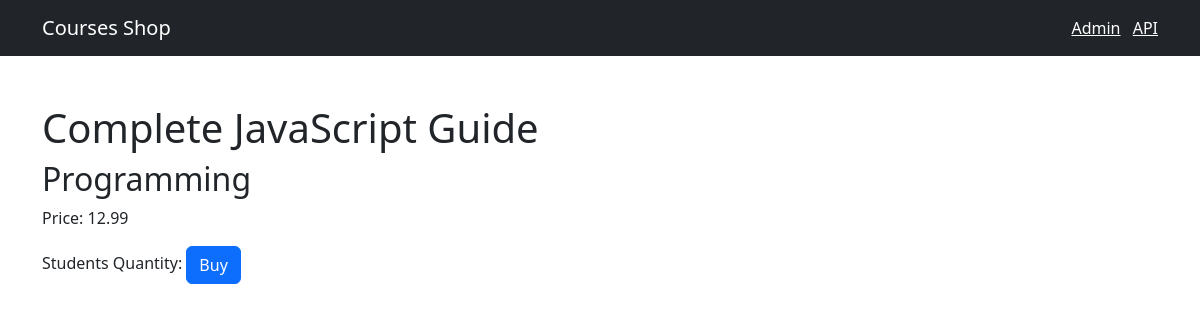
Page /3 on the committed database.
### shop/models.py (models this page shows, shortened)
class Course(models.Model):
    title = models.CharField(max_length=300)
    price = models.FloatField()
    student_qty = models.IntegerField()
    reviews_qty = models.IntegerField()
    category = models.ForeignKey(Category, on_delete=models.CASCADE)
    created_at = models.DateTimeField(default=timezone.now)

class Category(models.Model):
    title = models.CharField(max_length=255)
    created_at = models.DateTimeField(default=timezone.now)
    def __str__(self):
        return self.title

### shop/views.py (the view)
# urls.py: path('<int:course_id>', views.single_course, name='single_course')
def single_course(request, course_id):
    course = get_object_or_404(Course, pk=course_id)
    return render(request, 'shop/single_course.html', {'course': course})

### templates/shop/single_course.html (shortened to what this page needs)
{% extends "base.html" %}
{% block content %}
<h1 class="mt-5">{{ course.title }}</h1>
<h2>{{ course.category }}</h2>
<p>Price: {{ course.price }}</p>
<p>Students Quantity: {{ course.students_qty }}
<button class="btn btn-primary">Buy</button>
{% endblock %}

### rows in the picture
Course: title "Complete JavaScript Guide", category "Programming", price "12.99"
